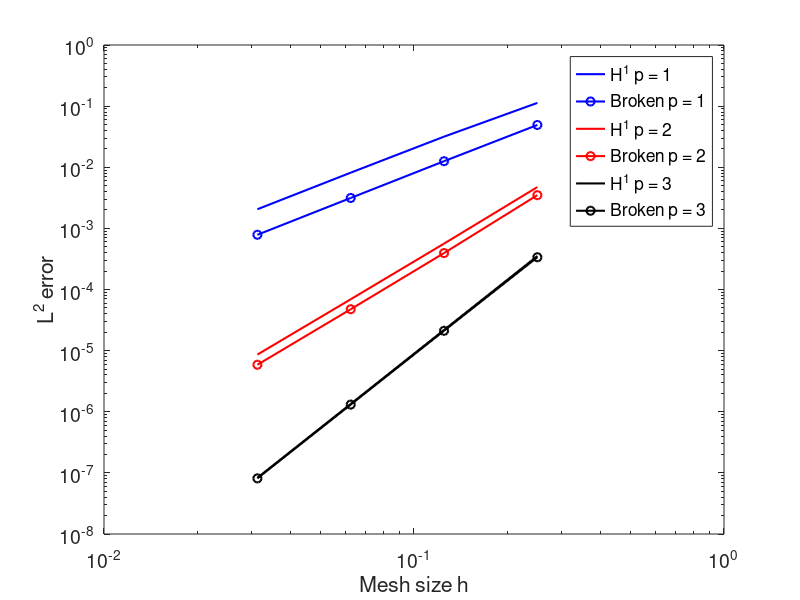

The MATLAB source for this figure:
set(0,'defaultlinelinewidth',1.5)

h =  [0.25, 0.125, 0.0625, 0.03125]
conf_err =  [0.11292510250062097, 0.031661312420476179, 0.0081570955718738691, 0.0020549140931555316]
nconf_err =  [0.049155516397130262, 0.012556193865282748, 0.0031450644387712398, 0.00078564248820516631]

loglog(h,conf_err,'b-');hold on;loglog(h,nconf_err,'bo-')

h =  [0.25, 0.125, 0.0625, 0.03125]
conf_err =  [0.0047368635504671094, 0.00056317792376020276, 6.9233636338376692e-05, 8.616169151022162e-06]
nconf_err =  [0.0034947390312099623, 0.00039451618850192769, 4.7546196697389755e-05, 5.8744142074609405e-06]

loglog(h,conf_err,'r-');hold on;loglog(h,nconf_err,'ro-')

conf_err =  [0.00035302674748083845, 2.1792879237613943e-05, 1.3431462980237558e-06, 8.32272311361012e-08]
nconf_err =  [0.00033725807257816418, 2.1122627031359447e-05, 1.3092841843400464e-06, 8.1329374119981046e-08]

loglog(h,conf_err,'k-');hold on;loglog(h,nconf_err,'ko-')

legend('H^1 p = 1','Broken p = 1',...
    'H^1 p = 2','Broken p = 2',...
    'H^1 p = 3','Broken p = 3')
xlabel('Mesh size h','fontsize',14)
ylabel('L^2 error','fontsize',14)
set(gca,'fontsize',14)
%set(gcf,'DefaultAxesFontSize', 12)
%set(gcf,'DefaultTextFontSize', 12)
%axes('FontSize',14)

%print(gcf,'-depsc','../poisson_rates.eps')
%print(gcf,'-dpng','../poisson_rates.png')
